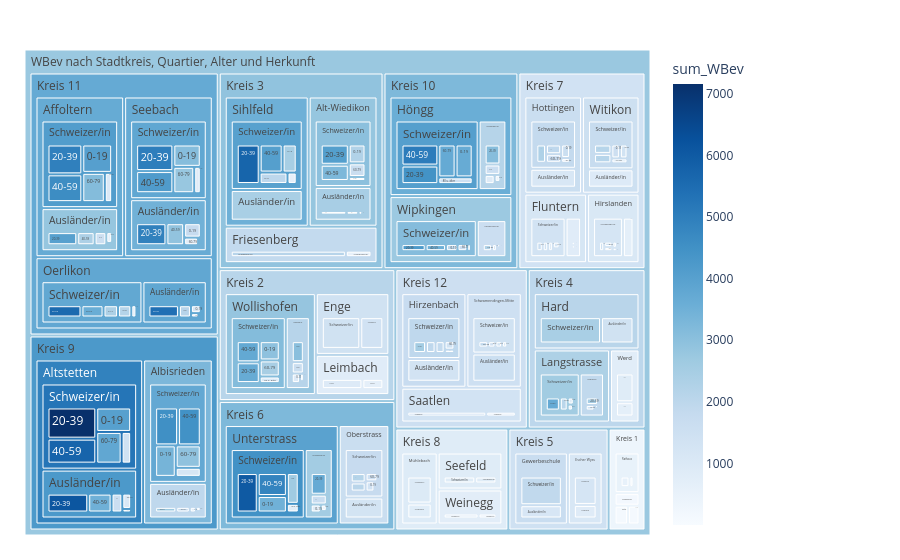

Notebook code cell kept with this figure:
### Code cell
fig = px.treemap(myTreemapAgg.reset_index(), path=[px.Constant("WBev nach Stadtkreis, Quartier, Alter und Herkunft"), 'KreisLang','QuarLang','HerkunftLang', 'AlterV20Kurz']
                 , values='sum_WBev'
                 , color='sum_WBev'
                 ## bei discrete scales (bei Klassen und Strings):                 
                 #, color_discrete_map={'(?)':'lightgrey','EVP':'gold', 'SP':'#FF3030', 'PdA':'#EE3B3B', 'Grüne':'#A2CD5A','GLP':'#CAFF70','Die Mitte':'orange','FDP':'#104E8B','AL':'deeppink','SVP':'forestgreen', 'FL ZÜRI':'#8B864E','Volt':'#lightblue' }                
                 ## bei continuous scales (bei Zahlenwerten):
                , color_continuous_scale='Blues'
                #, color_continuous_midpoint=np.average(df['AnzBestWir'], weights=df['AnzBestWir'])  
                 #,height=400
                 #,width=1500                 
                )
fig.update_traces(root_color="grey")
fig.update_layout(margin = dict(t=50, l=25, r=250, b=25))
fig.show()

### Figure 1 — Plotly figure (JSON) as saved in the notebook; plotly's stock layout.template omitted (floating-point values rounded to 4 significant figures; data arrays with more than 128 entries replaced by an {"elided": "..."} marker saying what was removed)
{"data": [{"branchvalues": "total", "customdata": {"elided": "455x1 float values"}, "domain": {"x": [0, 1], "y": [0, 1]}, "hovertemplate": "labels=%{label}<br>sum_WBev_sum=%{value}<br>parent=%{parent}<br>id=%{id}<br>sum_WBev=%{color}<extra></extra>", "ids": {"elided": "455 str values"}, "labels": {"elided": "455 str values"}, "marker": {"coloraxis": "coloraxis", "colors": {"elided": "455 float values"}}, "name": "", "parents": {"elided": "455 str values"}, "root": {"color": "grey"}, "type": "treemap", "values": {"elided": "455 int values"}}], "layout": {"autosize": true, "coloraxis": {"colorbar": {"title": {"text": "sum_WBev"}}, "colorscale": [[0, "rgb(247,251,255)"], [0.125, "rgb(222,235,247)"], [0.25, "rgb(198,219,239)"], [0.375, "rgb(158,202,225)"], [0.5, "rgb(107,174,214)"], [0.625, "rgb(66,146,198)"], [0.75, "rgb(33,113,181)"], [0.875, "rgb(8,81,156)"], [1, "rgb(8,48,107)"]]}, "legend": {"tracegroupgap": 0}, "margin": {"b": 25, "l": 25, "r": 250, "t": 50}}}
